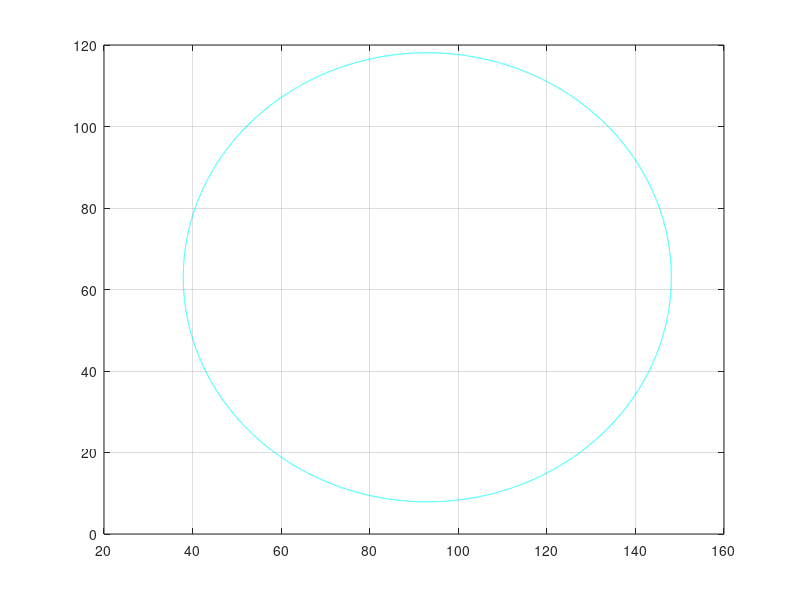

MATLAB code for this plot: (Note: this script raises an error after producing the figure.)
clear
format long 
clc

LA = 55.1;
LB = 46.2;
LC = 46.2;

xA = 93;
yA = 63;

xB = 6;
yB = 16;

xC = 20;
yC = 83;

% X(1) = xP och X(2) = yP 
f = @(X)[(xA-X(1))^2+(yA-X(2))^2-(LA)^2;
    (xB-X(1))^2+(yB-X(2))^2-(LB)^2;
    (xC-X(1))^2+(yC-X(2))^2-LC^2];
J = @(X)[-2*(93-X(1)), - 2*(63-X(2));
    -2*(6-X(1)), - 2*(16-X(2));
    -2*(20-X(1)), - 2*(83-X(2))];

center = [93 ,63]; % center coordinates of the circle [x0,y0] 
radius = 55.1; % radius of the circle
angle = 0:.0001:2*pi;
r = radius;
X = r.*cos(angle)+ center(1);
Y = r.*sin(angle)+ center(2);
plot(X,Y,'c')
hold on;
grid on;
xline(0,'s');
yline(0,'s');
     
center = [6 ,16]; % center coordinates of the circle [x0,y0] 
radius = 46.2; % radius of the circle
angle = 0:.0001:2*pi;
r = radius;
X = r.*cos(angle)+ center(1);
Y = r.*sin(angle)+ center(2);
plot(X,Y,'r')

center = [20 ,83]; % center coordinates of the circle [x0,y0] 
radius = 46.2; % radius of the circle
angle = 0:.0001:2*pi;
r = radius;
X = r.*cos(angle)+ center(1);
Y = r.*sin(angle)+ center(2);
plot(X,Y,'b')

%När vi plottade cirklarna skär de varandra vid cirka (50.69 , 27.69)
%och cirka (40.28 , 46.96)

X = [40.2; 46.9]
iteration = 0;

while 1
    b = f(X);
    A = J(X);
    d = -A\b;
    
    X = X + d
    iteration = iteration + 1
    
    if norm(d) <= 1e-10 && iteration < 500
        break
    end

end
plot(X(1), X(2), '*')
disp('Value:')
X


%Vi har kvadratisk konvergens

%Vi fick punkterna (50.6, 27.6) och (40.2, 46.9)

